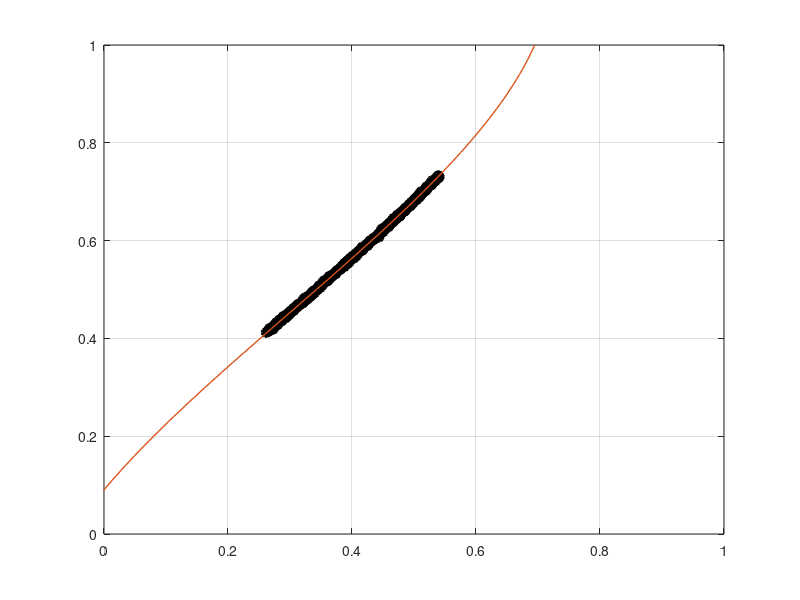

Write the MATLAB code that produced this figure.
function p = ps_bp2()
Ia=[0.412168,0.414491,0.414857,0.414864,0.419181,0.417629,0.418484,0.417094,0.420169,0.422306,0.418787,0.421644,0.418827,0.420728,0.423810,0.425581,0.425232,0.425631,0.428523,0.427680,0.426081,0.428383,0.429473,0.430358,0.432563,0.433174,0.433525,0.431803,0.432755,0.434673,0.435624,0.438149,0.435975,0.436891,0.438824,0.440955,0.438528,0.442113,0.441803,0.441198,0.442863,0.442529,0.445917,0.444057,0.446795,0.446372,0.446162,0.450681,0.449074,0.450072,0.450692,0.450132,0.450712,0.454481,0.452859,0.454090,0.455157,0.454654,0.457137,0.455807,0.457456,0.457666,0.458540,0.461437,0.460642,0.460398,0.463367,0.463038,0.463591,0.464672,0.464242,0.466474,0.466354,0.468312,0.469797,0.470261,0.470192,0.469638,0.469911,0.472221,0.472522,0.475693,0.475030,0.473913,0.474486,0.478705,0.477088,0.477786,0.480185,0.480377,0.479911,0.482372,0.479753,0.484964,0.483941,0.483641,0.485103,0.485808,0.483119,0.488911,0.488753,0.486921,0.490253,0.492394,0.491446,0.491817,0.491803,0.492681,0.493759,0.493221,0.497431,0.495807,0.498435,0.496928,0.497207,0.500881,0.500042,0.500797,0.504494,0.505106,0.503865,0.504383,0.504428,0.505464,0.506391,0.506555,0.507511,0.510001,0.511988,0.511706,0.509105,0.512149,0.515569,0.516796,0.517296,0.518072,0.517391,0.520549,0.515090,0.518835,0.519309,0.521168,0.520672,0.523472,0.523152,0.524942,0.523975,0.526260,0.526170,0.526519,0.526352,0.529378,0.527961,0.529228,0.533207,0.533107,0.532168,0.533196,0.535731,0.535473,0.532550,0.539188,0.536664,0.540739,0.536598,0.537854,0.541789,0.542487,0.542501,0.543664,0.546681,0.545971,0.546578,0.546911,0.543314,0.549246,0.547083,0.551119,0.550224,0.552614,0.552757,0.552222,0.553620,0.553297,0.554247,0.553509,0.558141,0.557112,0.557941,0.560959,0.560333,0.562925,0.558382,0.561990,0.564169,0.564148,0.564845,0.564159,0.567736,0.567892,0.568721,0.571889,0.574313,0.569246,0.570703,0.572685,0.574148,0.572992,0.572223,0.577286,0.576380,0.578306,0.579255,0.578568,0.581102,0.581828,0.578871,0.580612,0.584803,0.583954,0.585073,0.587336,0.585783,0.586976,0.589218,0.590234,0.589852,0.592302,0.592288,0.592233,0.594079,0.597194,0.594372,0.596963,0.598791,0.599099,0.597936,0.599619,0.602326,0.600765,0.602036,0.603274,0.603787,0.603645,0.607329,0.607339,0.604732,0.604584,0.608183,0.608103,0.612775,0.610120,0.614029,0.613490,0.612944,0.614758,0.613633,0.619177,0.617695,0.617271,0.618476,0.620454,0.623311,0.621840,0.624812,0.624191,0.624485,0.625621,0.625660,0.626614,0.625396,0.626330,0.628428,0.628695,0.630265,0.631367,0.633498,0.631939,0.634641,0.633408,0.633951,0.638064,0.635335,0.638037,0.637150,0.638572,0.637847,0.641655,0.640738,0.645273,0.645756,0.643329,0.643642,0.645001,0.648347,0.647169,0.650613,0.650412,0.650627,0.652588,0.652413,0.651081,0.653594,0.655931,0.656129,0.658507,0.658522,0.658691,0.660027,0.659352,0.661159,0.660615,0.662837,0.661302,0.664082,0.664269,0.666002,0.664441,0.664756,0.666911,0.670198,0.668796,0.671039,0.673475,0.672261,0.673550,0.675104,0.673994,0.677315,0.674312,0.677346,0.677341,0.677376,0.677826,0.679669,0.682674,0.680934,0.682941,0.683324,0.684101,0.684900,0.685134,0.689031,0.687060,0.686628,0.689367,0.689425,0.689295,0.690661,0.691051,0.693045,0.692094,0.694873,0.695211,0.695033,0.696746,0.699446,0.699476,0.698853,0.700520,0.702473,0.704132,0.702281,0.703318,0.706330,0.704462,0.707049,0.709125,0.708987,0.707412,0.708722,0.711607,0.708920,0.710160,0.713957,0.713663,0.714809,0.716571,0.716918,0.716136,0.717841,0.720714,0.716767,0.717574,0.721729,0.720571,0.722518,0.722564,0.723292,0.724844,0.725665,0.726925,0.728378,0.728765,0.729233,0.730421,0.730242,0.732286,0.730834,0.732399,];
Ie=[0.261652,0.264890,0.264967,0.265818,0.273173,0.269440,0.267374,0.266025,0.266806,0.271138,0.268319,0.269904,0.269398,0.272783,0.274794,0.273633,0.274457,0.274902,0.280209,0.278368,0.275684,0.279644,0.278951,0.279166,0.280299,0.281811,0.282451,0.277490,0.281174,0.282309,0.284770,0.287580,0.286894,0.281998,0.286553,0.289122,0.284655,0.293117,0.291381,0.287466,0.288808,0.290531,0.292449,0.288324,0.292174,0.296433,0.295599,0.297038,0.295819,0.296878,0.297856,0.299433,0.300086,0.301636,0.299269,0.300212,0.300253,0.302186,0.305588,0.303681,0.305048,0.306711,0.305170,0.308388,0.304933,0.306084,0.309570,0.309596,0.308467,0.312053,0.309392,0.312240,0.311586,0.312056,0.316916,0.314598,0.316815,0.313391,0.316544,0.318166,0.320899,0.322813,0.318937,0.320503,0.321778,0.324714,0.321709,0.324390,0.325512,0.321834,0.325766,0.329463,0.327089,0.327881,0.328068,0.330517,0.329907,0.329372,0.324306,0.332984,0.331961,0.334009,0.336487,0.337417,0.333678,0.335542,0.335855,0.336008,0.340062,0.335154,0.340289,0.338685,0.341975,0.337663,0.339036,0.343589,0.344775,0.343522,0.346491,0.347667,0.345352,0.348423,0.349331,0.347904,0.347486,0.347956,0.346776,0.352762,0.352612,0.351165,0.351665,0.353222,0.356763,0.358712,0.354076,0.360764,0.358446,0.360861,0.355097,0.360845,0.357988,0.362358,0.360607,0.365217,0.362578,0.363384,0.363432,0.362635,0.366155,0.363989,0.365364,0.370046,0.368152,0.367383,0.372337,0.373947,0.373634,0.373577,0.374838,0.373606,0.371557,0.376397,0.375858,0.380322,0.375094,0.376901,0.379674,0.381147,0.382213,0.382484,0.382942,0.383919,0.383740,0.387998,0.382757,0.386330,0.384255,0.390355,0.387194,0.387283,0.390319,0.390979,0.388586,0.391018,0.394402,0.388741,0.392091,0.392698,0.396377,0.394789,0.396602,0.396472,0.394141,0.398626,0.403259,0.400619,0.398832,0.399853,0.400648,0.402298,0.404690,0.405286,0.408814,0.407486,0.405246,0.406738,0.407180,0.408810,0.407219,0.410940,0.411198,0.411020,0.414927,0.410901,0.415350,0.415906,0.413062,0.417425,0.417654,0.415265,0.417480,0.421005,0.418760,0.416474,0.421663,0.424608,0.425166,0.423893,0.424114,0.425907,0.427345,0.429427,0.426034,0.428559,0.430390,0.428508,0.429269,0.431202,0.433757,0.432403,0.434771,0.435230,0.434367,0.435454,0.443708,0.438006,0.434576,0.437850,0.439559,0.439892,0.442065,0.442224,0.444463,0.443295,0.443001,0.445188,0.444827,0.448810,0.448149,0.448239,0.450709,0.447255,0.447795,0.451198,0.453719,0.453503,0.453669,0.452911,0.454139,0.455730,0.450888,0.454261,0.455728,0.459382,0.455461,0.458548,0.462019,0.460698,0.460804,0.459026,0.459179,0.462697,0.460178,0.465210,0.462318,0.466705,0.463167,0.468483,0.465477,0.468898,0.472586,0.469758,0.469552,0.466346,0.471171,0.472727,0.477082,0.477472,0.476693,0.475593,0.476405,0.472154,0.475113,0.478142,0.479562,0.481278,0.479465,0.481484,0.484779,0.482881,0.482503,0.484332,0.485197,0.485540,0.485341,0.486145,0.485519,0.487410,0.487863,0.487941,0.492187,0.489094,0.494486,0.492632,0.491499,0.495027,0.494559,0.492839,0.494959,0.494852,0.496627,0.498929,0.497589,0.496403,0.497751,0.502016,0.499531,0.500274,0.501536,0.505032,0.501007,0.501904,0.504771,0.505488,0.505350,0.507289,0.509142,0.507184,0.507840,0.506992,0.510665,0.506311,0.510265,0.511932,0.510739,0.513476,0.515795,0.510760,0.513006,0.515234,0.516661,0.517829,0.517617,0.519994,0.519118,0.518186,0.519352,0.520554,0.522645,0.519750,0.521991,0.524330,0.519893,0.520812,0.525922,0.527414,0.528886,0.525910,0.528867,0.526787,0.527641,0.531710,0.528285,0.529422,0.532513,0.531932,0.534759,0.529198,0.532938,0.533786,0.535383,0.537380,0.536916,0.539810,0.536634,0.538164,0.540394,0.539776,0.540452,0.538743,];
p=polyfit(Ia,Ie,3);
xi = 0:0.01:1;
yi = polyval(p,xi);
plot(Ie, Ia,'o','LineWidth',2,'Color',[0 0 0]);
hold on;
plot(yi,xi,'LineWidth',1);
axis([0,1,0,1]);
grid on;
hold off;